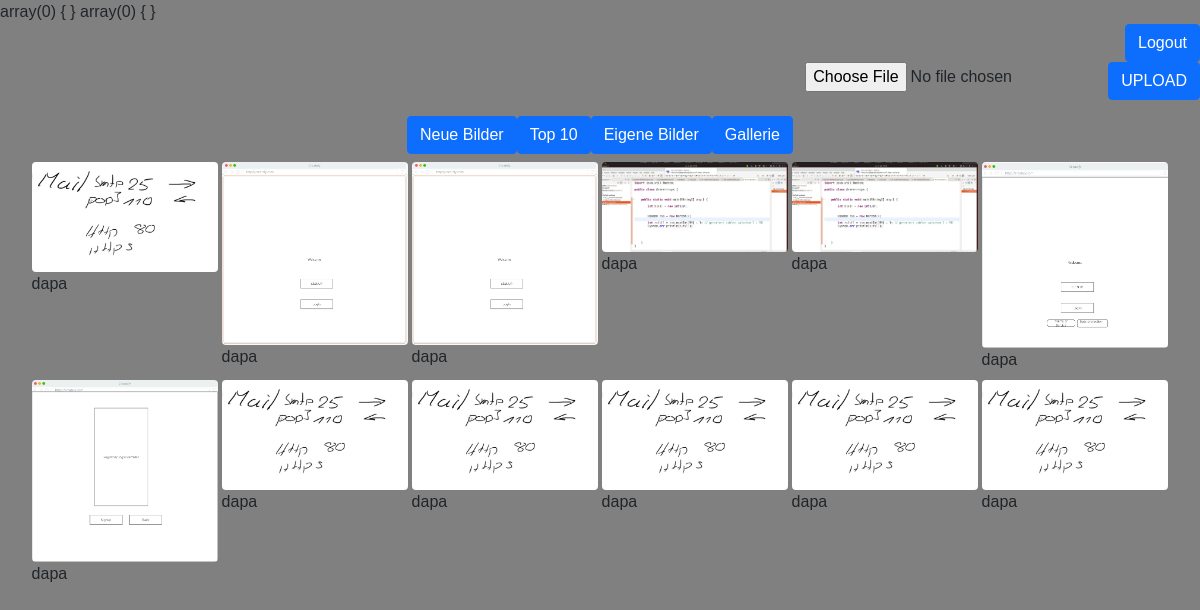
/main.php (signed in), run on the app's committed database.
### tables this page shows
CREATE TABLE `pictures` (
  `id_pictures` int NOT NULL AUTO_INCREMENT,
  `user_id` int DEFAULT NULL,
  `name` varchar(500) DEFAULT NULL,
  `original_path` varchar(500) DEFAULT NULL,
  `thumb_path` varchar(500) DEFAULT NULL,
  PRIMARY KEY (`id_pictures`)
);

CREATE TABLE `user` (
  `id_user` int NOT NULL AUTO_INCREMENT,
  `user_name` varchar(500) DEFAULT NULL,
  `email` varchar(500) DEFAULT NULL,
  `password` varchar(500) DEFAULT NULL,
  PRIMARY KEY (`id_user`)
);

### Controller/main.php (called while the page is built, shortened)
<?php
require_once("./Model/main.php");
require_once("./lib/view.php");
class MainController{
    public $model;
	public $view;
	function __construct(){
		$this->model = new MainModel();
		$this->view =new View();
	}
    public function getPictures(){
        $this->view->pictures= $this->model->getAllPictures();
    }
    public function onUpload(){
        $this->model->uploadFiles();
    }
    public function like(){
        $this->model->updateLike();
    }
    public function run(){
        $this->getPictures();
		require_once("./View/main.php");
    }
}

### main.php (called while the page is built, shortened)
<?php
    require_once("./Controller/main.php");
    $controller = new MainController();
    $controller->run();
?>

### lib/view.php (called while the page is built, shortened)
<?php
class View {
  private $data = array();
  public function __set($key, $value) {
    $this->data[$key] = $value;
    return $this;
  }
  public function __get($key) {
    return $this->data[$key];
  }
}

### Model/main.php (called while the page is built, shortened)
<?php
require_once('./lib/database.php');
class MainModel {
	private $connection;
	function __construct() {
		$db = new DBConnection();
		$this->connection = $db->getConnection();
	}
    public function getAllPictures(){
        $statement =$this->connection->prepare("SELECT original_path, user_name, id_pictures From pictures JOIN user ON pictures.user_id=user.id_user;");
        $statement->execute();
        return $statement->fetchALL();
    }
    public function updateLike(){
        var_dump($_POST);
        if($_SERVER['REQUEST_METHOD']!="POST")return
        var_dump($_POST);
    }
}

### lib/database.php (called while the page is built)
<?php
class DBConnection {
	private $host;
	private $dbName;
	private $user;
	private $password;
	public $connection;
	function __construct(
		$host = '127.0.0.1',
		$dbName = 'picture-dump',
		$user = 'root',
		$password = '9804Panji'
	) {
		$this->host = $host;
		$this->dbName = $dbName;
		$this->user = $user;
		$this->password = $password;
		$this->connection = $this->connect();
	}
	public function connect() {
		try {
			$dsn = "mysql:host=" . $this->host . ";dbname=" . $this->dbName;
			$connection = new PDO($dsn, $this->user, $this->password);
		} catch (PDOException $e) {
	        print "Error!: " . $e->getMessage() . "<br/>";
	        die();
	    }
	    return $connection;
	}
	public function getConnection() {
		return $this->connection;
	}
}

### View/main.php (the view, shortened to what this page needs)
<!DOCTYPE html>
<html>
<head>
    <link
      href="https://cdn.jsdelivr.net/npm/bootstrap@5.0.0-beta3/dist/css/bootstrap.min.css"
      rel="stylesheet"
    />
    <link
      rel="stylesheet"
      href="https://cdnjs.cloudflare.com/ajax/libs/MaterialDesign-Webfont/7.1.96/css/materialdesignicons.min.css"
    />
    <link
      href="./View/custom.css"
      rel="stylesheet"
    />
</head>
<body>
    <div>
        <div>
        <div id="logout-main-button">
            <a href="logout.php">
                <button class="btn btn-primary" type="submit" name="logout" value="logout">Logout</button></a>
        </div>
        <div>
            <form id="upload-form" method="POST" enctype="multipart/form-data">
                <input id="upload-form-lable" class="form-label" name="datei" type="file" value="" />
                <br />
                <input id="upload-button"class="btn btn-primary" type="submit" value="UPLOAD" />
            </form>
</div>
        <div>
            <nav id="nav-main">
        <button class="btn btn-primary" type="submit" name="newestButton" value="newestButton">Neue Bilder</button>
        <button class="btn btn-primary" type="submit" name="topTenButton" value="topTenButton">Top 10</button>
        <button class="btn btn-primary" type="submit" name="ownPicsButton" value="ownPicsButton">Eigene Bilder</button>
     <button class="btn btn-primary" type="submit" name="galleryButton" value="galleryButton">Gallerie</button>
</nav>
        </div>
        <div class="container py-2">
      <div
        id="imageFeed"
        class="row"
        data-masonry='{"percentPosition": true }'>
        <?php foreach($this->view->pictures as $key =>$value){
            $img = array('src' => $value['original_path'], 'thumb' => $value['original_path'], 'title' => $value['user_name']);
            echo '
                <div class="col col-lg-2 col-md-4 col-sm-6 col-6 image-container">
                    <img
                        src="'.$value['original_path'].'"
                        alt="geit nid..."
                        class="img-fluid w-100 zoom-in rounded"
                        onclick=\'triggerModal('.json_encode($img).')\'
                    />
                    <label>'.$value['user_name'].'</label>
                </div>
            ';
        }?>
      </div>
    </div>
</body>
</body>
</html>

### View/custom.css (style rules this page uses)
body { background-color: grey; font-family: sans-serif; }
#logout-main-button { display: flex; justify-content: flex-end; align-content: space-around; }
#upload-form { display: flex; justify-content: end; }
#upload-button { display: flex; justify-content: end; }
#upload-form-lable { display: flex; justify-content: end; }
#nav-main { display: flex; justify-content: center; }
.zoom-in { cursor: zoom-in; }
.image-container { animation: fadeIn 2s; padding-bottom: 0.5rem; }
.col { padding-left: 0.1em; padding-right: 0.1em; }

### data on the page
pictures: original_path.user_name (picture), user.user_name "dapa"
pictures: original_path.user_name (picture), user.user_name "dapa"
pictures: original_path.user_name (picture), user.user_name "dapa"
pictures: original_path.user_name (picture), user.user_name "dapa"
pictures: original_path.user_name (picture), user.user_name "dapa"
pictures: original_path.user_name (picture), user.user_name "dapa"
pictures: original_path.user_name (picture), user.user_name "dapa"
pictures: original_path.user_name (picture), user.user_name "dapa"
pictures: original_path.user_name (picture), user.user_name "dapa"
pictures: original_path.user_name (picture), user.user_name "dapa"
pictures: original_path.user_name (picture), user.user_name "dapa"
pictures: original_path.user_name (picture), user.user_name "dapa"
